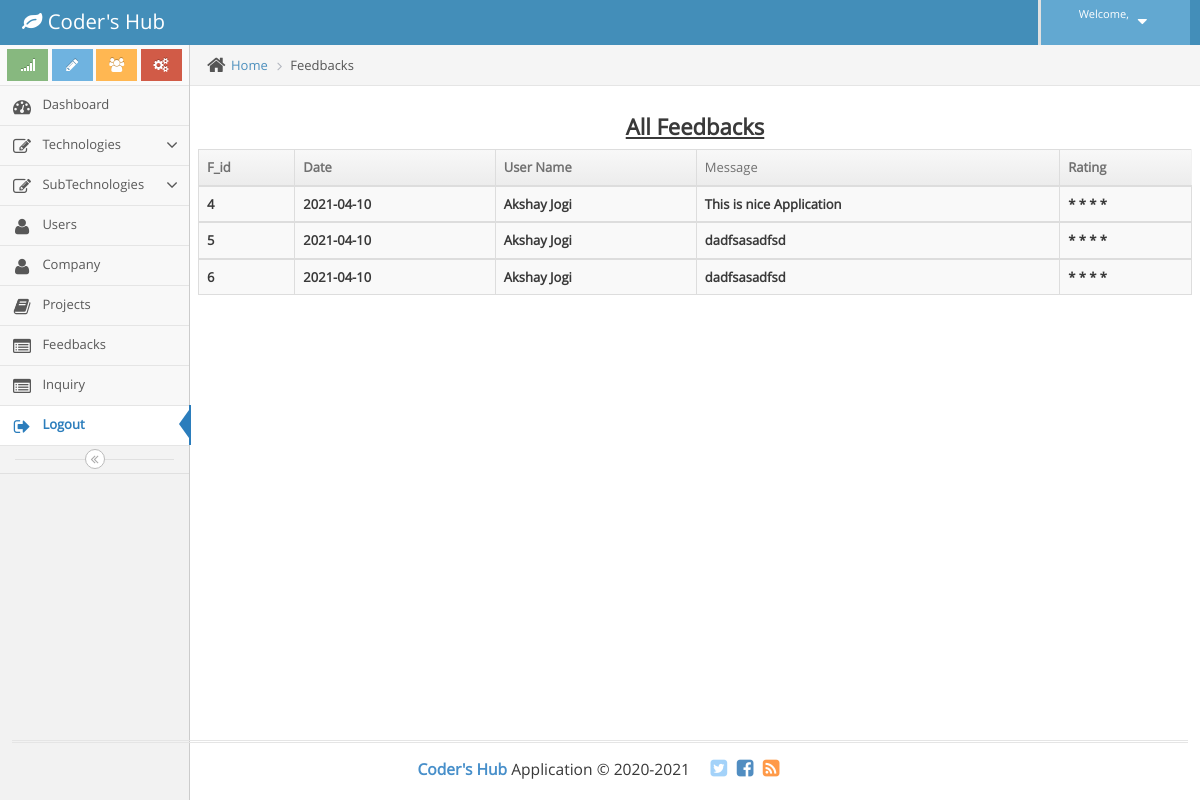
The app's page /admin/feedback.php with its own data.
### tables this page shows
CREATE TABLE `feedback` (
  `F_id` int(12) NOT NULL,
  `Date` date NOT NULL,
  `User_id` int(12) NOT NULL,
  `Message` varchar(100) NOT NULL,
  `Rating` varchar(100) NOT NULL
);

CREATE TABLE `user` (
  `User_id` int(100) NOT NULL,
  `Fname` varchar(100) NOT NULL,
  `Lname` varchar(100) NOT NULL,
  `Email` varchar(100) NOT NULL,
  `Gender` varchar(20) NOT NULL,
  `Dob` date NOT NULL,
  `Contact` bigint(10) NOT NULL,
  `Address` varchar(100) NOT NULL,
  `Password` varchar(50) NOT NULL,
  `Reg_date` date NOT NULL
);

### admin/feedback.php (the view, shortened to what this page needs)
<?php
$obj = new mysqli("localhost","root","","codershub");
$result = $obj->query("select * from feedback as fb join user as us where fb.User_id = us.User_id");
?>
<!DOCTYPE html>
<html lang="en">
	<head>
		<link rel="stylesheet" href="assets/css/bootstrap.min.css" />
		<link rel="stylesheet" href="assets/font-awesome/4.5.0/css/font-awesome.min.css" />
		<link rel="stylesheet" href="assets/css/ace.min.css" class="ace-main-stylesheet" id="main-ace-style" />
		<link rel="stylesheet" href="assets/css/ace-skins.min.css" />
		<link rel="stylesheet" href="assets/css/ace-rtl.min.css" />
	</head>
	<body class="no-skin">
		<?php include'common/header.php';?>
		<div class="main-container ace-save-state" id="main-container">
				<?php include'common/sidebar.php';?>
			<div class="main-content">
				<div class="main-content-inner">
					<div class="breadcrumbs ace-save-state" id="breadcrumbs">
						<ul class="breadcrumb">
							<li>
								<i class="ace-icon fa fa-home home-icon"></i>
								<a href="#">Home</a>
							</li>
							<li class="active">Feedbacks</li>
						</ul>
					</div>
					<div class="page-content">
						<h3 align="center"><u><b>All Feedbacks</b></u></h3>
						<div class="row">
							<div class="col-xs-12">
								<div class="row">
									<div class="col-xs-12">
								</div>
								<div class="row">
									<div class="col-xs-12">
										<div>
											<table id="dynamic-table" class="table table-striped table-bordered table-hover">
												<thead>
													<tr>
														<th>F_id</th>
														<th>Date</th>
														<th>User Name</th>
														<td>Message</td>
														<th>Rating</th>
													</tr>
												<?php
													while ($row = $result->fetch_object())
													{
												?>
												<tbody>
												<th><?php echo $row->F_id;?></th>
												<th><?php echo $row->Date;?></th>
												<th><?php echo $row->Fname." ".$row->Lname;?></th>
												<th><?php echo $row->Message;?></th>
												<th><?php echo $row->Rating;?></th>
											</tbody>
											<?php
											}
											?>
											</table>
										</div>
									</div>
								</div>
							</div>
						</div>
					</div>
				</div>
			</div>
				<div class="footer">
				<div class="footer-inner">
			<?php include'common/footer.php' ;?>
			</div>
	</body>
</html>

### records on screen
feedback: F_id "4", Date "2021-04-10", User.Fname "Akshay", User.Lname "Jogi", Message "This is nice Application", Rating "* * * *"
feedback: F_id "5", Date "2021-04-10", User.Fname "Akshay", User.Lname "Jogi", Message "dadfsasadfsd", Rating "* * * *"
feedback: F_id "6", Date "2021-04-10", User.Fname "Akshay", User.Lname "Jogi", Message "dadfsasadfsd", Rating "* * * *"
